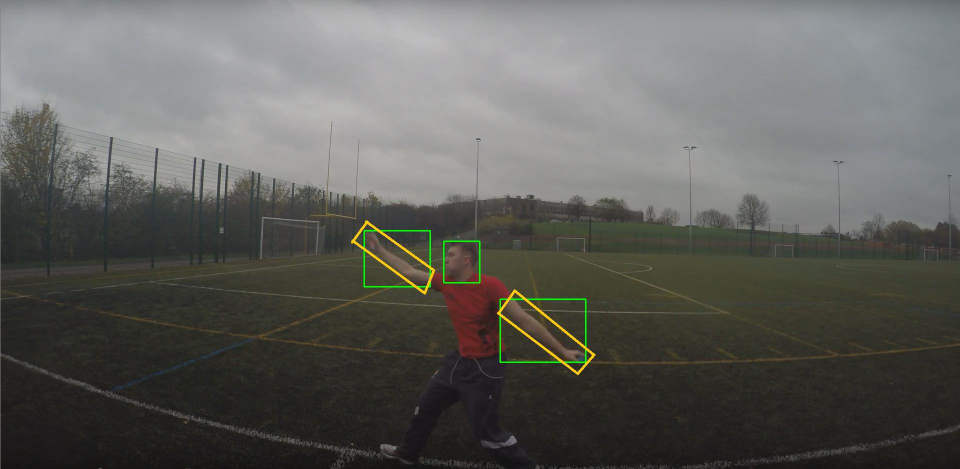
#> input picture Testbild01.jpg, 1920 x 938 px, given in place of the camera (shown at 1/2 size)
$ python contour_detector2.py
#> lines starting #> are read from the running program, lines starting #| are printed output that depends on the picture; after the words box and inside, x2 and y2 are one past the last pixel; in counts of white or black regions, pixels touching at a corner belong together
### Subfunctions/WebcamVideoStream.py
# import the necessary packages
from threading import Thread
import cv2

class WebcamVideoStream:
    def __init__(self, src=0, name="WebcamVideoStream"):
        # initialize the video camera stream and read the first frame
        # from the stream
#> called with src = 0, name = 'WebcamVideoStream'
        self.stream = cv2.VideoCapture(src)
        self.stream.set(3, 1280)
        self.stream.set(4, 720)
        (self.grabbed, self.frame) = self.stream.read()
#> self.frame is the input picture: shape (938, 1920, 3); mean B, G, R 91, 95.5, 95.2

        # initialize the thread name
        self.name = name

        # initialize the variable used to indicate if the thread should
        # be stopped
        self.stopped = False

    def start(self):
        # start the thread to read frames from the video stream
        t = Thread(target=self.update, name=self.name, args=())
        t.daemon = True
        t.start()
        return self

    def update(self):
        # keep looping infinitely until the thread is stopped
        while True:
            # if the thread indicator variable is set, stop the thread
            if self.stopped:
                return

            # otherwise, read the next frame from the stream
            (self.grabbed, self.frame) = self.stream.read()

    def read(self):
        # return the frame most recently read
        return self.frame

    def stop(self):
        # indicate that the thread should be stopped
        self.stopped = True

### contour_detector2.py
import cv2
import numpy as np
from Subfunctions.WebcamVideoStream import WebcamVideoStream
import time
import sys
from scipy.spatial.transform import Rotation as R
cap = WebcamVideoStream(0).start()
time.sleep(0.5)
frame_count=0
framerate=0
qrCodeDetector = cv2.QRCodeDetector()
fontStyle = cv2.FONT_HERSHEY_SIMPLEX
fontScale = 0.7
fontThickness = 2
t0=time.time()
while True:

    image = cap.read()
    imgray = cv2.cvtColor(image, cv2.COLOR_BGR2GRAY)
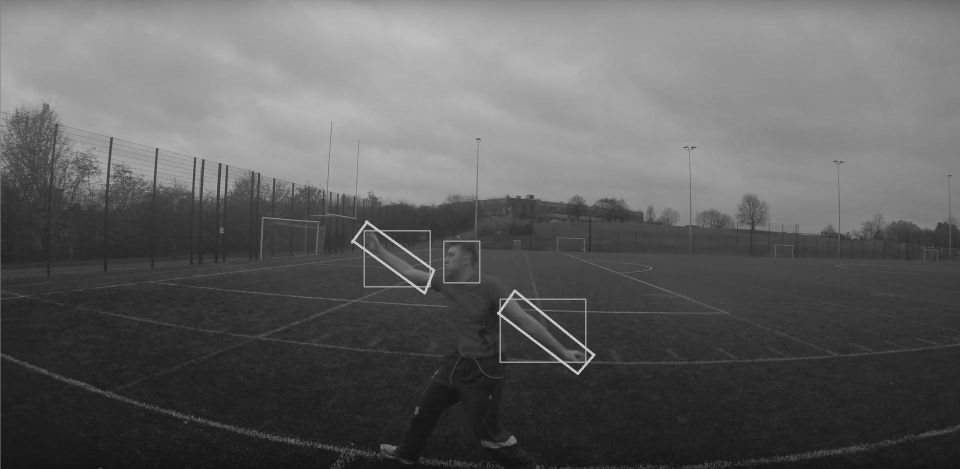
#> imgray: shape (938, 1920) (shown at 1/2 size); min 5, max 230, mean 94.9
    ret, thresh = cv2.threshold(imgray, 127, 255, 0)
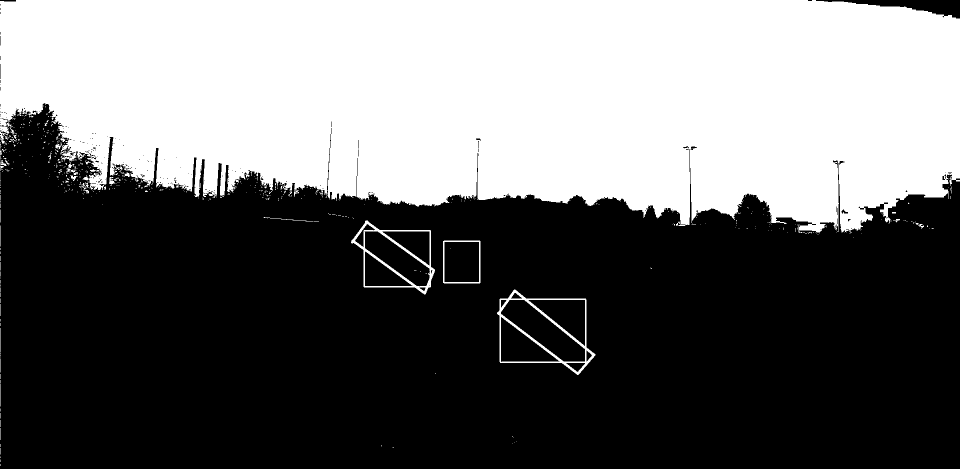
#> thresh: shape (938, 1920) (shown at 1/2 size); 41.4% white; 564 white regions (523 under 20 px)
    contours, hierarchy = cv2.findContours(thresh, cv2.RETR_TREE, cv2.CHAIN_APPROX_SIMPLE)
#> contours = 832 contours, 767 with area under 20; largest, box (x1, y1, x2, y2) and area: (0, 0, 1920, 468) 729986, (994, 579, 1191, 750) 23523, (702, 441, 870, 589) 16574, (1001, 599, 1171, 724) 8638, (728, 462, 861, 574) 6376

    for contour in contours:
        area = cv2.contourArea(contour)
        if area > 100000:
#> (the run stopped early here; a loop or call above may not have finished)
